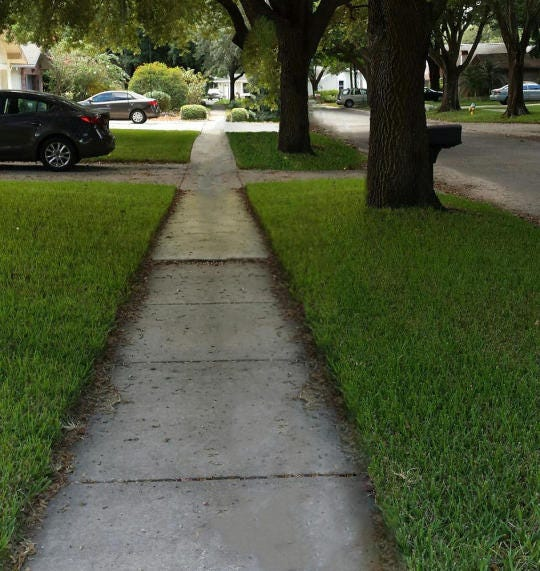
#> input picture SMAI/assignment-5/Q1/back.jpg, 540 x 571 px
$ jupyter execute --allow-errors 1.ipynb
#> lines starting #> are read from the running program, lines starting #| are printed output that depends on the picture
# KernelDensity Estimation for Foreground Detection

### 1.1 Image Pre-Processing

[cell 1]
import cv2
import numpy as np

def preprocess_image(image_path, target_dim=(320, 240)):
    """
    Loads an image, resizes it to target_dim (width, height),
    and converts it to RGB.

    Args:
        image_path (str): The file path to the image.
        target_dim (tuple): The target (width, height) for resizing.

    Returns:
        np.ndarray: The resized RGB image.
    """
#> called with image_path = 'back.jpg', target_dim = (320, 240)
    # Load the image
    image = cv2.imread(image_path)
#> image is the input picture: shape (571, 540, 3); mean B, G, R 57.4, 84.5, 76.9
    if image is None:
        raise FileNotFoundError(f"Image not found at path: {image_path}")

    # OpenCV loads in BGR format, convert to RGB
    image_rgb = cv2.cvtColor(image, cv2.COLOR_BGR2RGB)

    # Resize the image
    # cv2.resize expects (width, height)
    resized_image = cv2.resize(image_rgb, target_dim, interpolation=cv2.INTER_AREA)
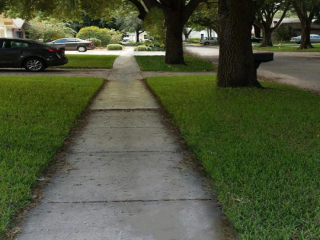
#> resized_image: shape (240, 320, 3); mean R, G, B 76.9, 84.5, 57.4

    return resized_image

# [21 lines left out: function extract_features, not called in this run]

# --- Main Execution ---

# 1. Define paths and target dimensions
#    (Replace with your actual file paths)
BACKGROUND_IMG_PATH = 'back.jpg'
TEST_IMG_PATH = 'Full.jpg'
TARGET_DIM = (320, 240) # (Width, Height)

print("--- 1.1 Image Pre-Processing ---")

# 2. Image Alignment and Resizing
try:
    bg_resized = preprocess_image(BACKGROUND_IMG_PATH, TARGET_DIM)
    test_resized = preprocess_image(TEST_IMG_PATH, TARGET_DIM)

    print(f"Loaded and resized background image to: {bg_resized.shape}")
    print(f"Loaded and resized test image to: {test_resized.shape}")

    # 3. Feature Extraction
    bg_features = extract_features(bg_resized)
    test_features = extract_features(test_resized)

    print(f"Extracted background features shape: {bg_features.shape}")
    print(f"Extracted test features shape: {test_features.shape}")
    print("\n")

    # 4. Justification
    print("--- Justification ---")
    print(
        "Preprocessing Approach: Images were resized to 320x240 pixels. "
        "This significantly reduces computational cost for the custom numpy-based KDE, "
        "which is critical for performance, while retaining sufficient image detail "
        "to distinguish the foreground."
    )
    print(
        "\nFeature Representation: We chose the 3-channel RGB feature set, "
        "normalized to [0, 1]. The background (grass, pavement) and foreground "
        "(skin, clothing) are distinct in color. A 3D color space model can "
        "effectively capture the background's color distribution. Using grayscale "
        "would lose this crucial color information and likely fail to separate "
        "objects of different colors but similar intensity."
    )

except FileNotFoundError as e:
    print(e)
    print("Please make sure 'background.jpg' and 'test_image.jpg' are in the same directory.")
